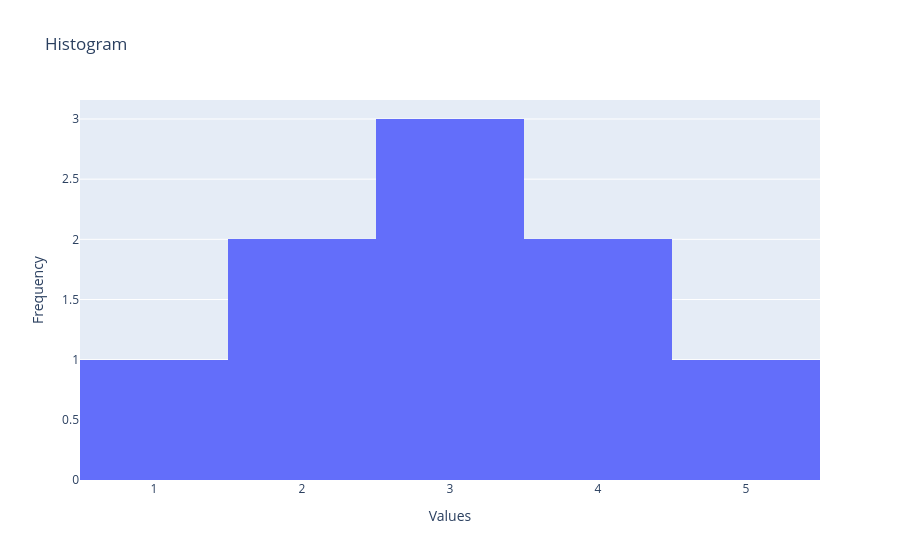

The cell this chart's notebook holds for it:
### Markdown cell above
### Advanced Plot Types
Plotly also supports more advanced plot types, which are useful for specific kinds of data analysis.

#### Histograms
Histograms show the distribution of a dataset.

### Code cell
import plotly.graph_objs as go

# Sample data
data = [1, 2, 2, 3, 3, 3, 4, 4, 5]

# Create a trace
trace = go.Histogram(x=data)

# Create a layout
layout = go.Layout(title='Histogram', xaxis=dict(title='Values'), yaxis=dict(title='Frequency'))

# Create a figure and plot it
fig = go.Figure(data=[trace], layout=layout)
fig.show()

### Figure 1 — Plotly figure (JSON) as saved in the notebook; plotly's stock layout.template omitted (floating-point values rounded to 4 significant figures)
{"data": [{"type": "histogram", "x": [1, 2, 2, 3, 3, 3, 4, 4, 5]}], "layout": {"title": {"text": "Histogram"}, "xaxis": {"title": {"text": "Values"}}, "yaxis": {"title": {"text": "Frequency"}}}}
